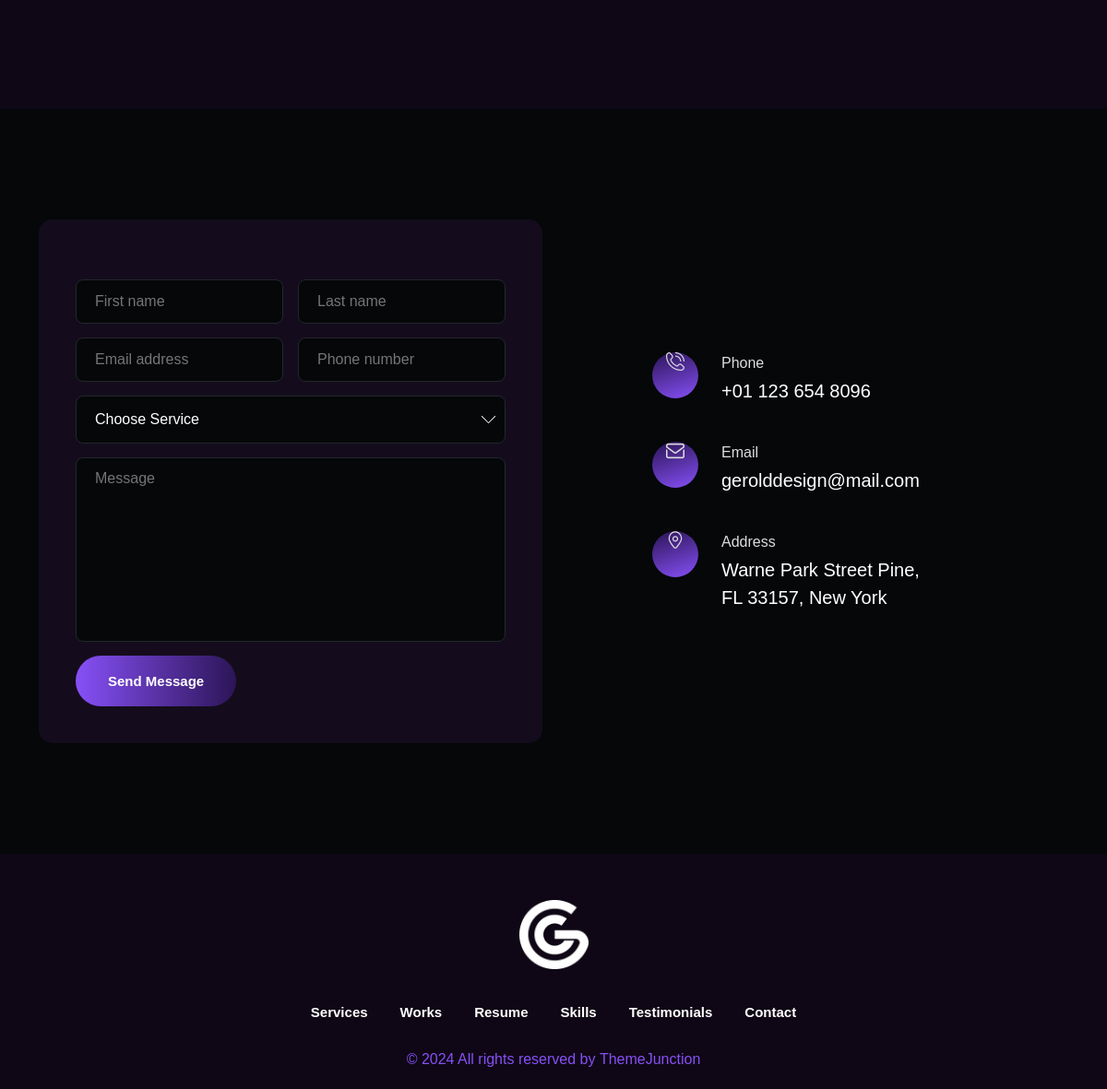
Before: / (lower part) with the older database file.
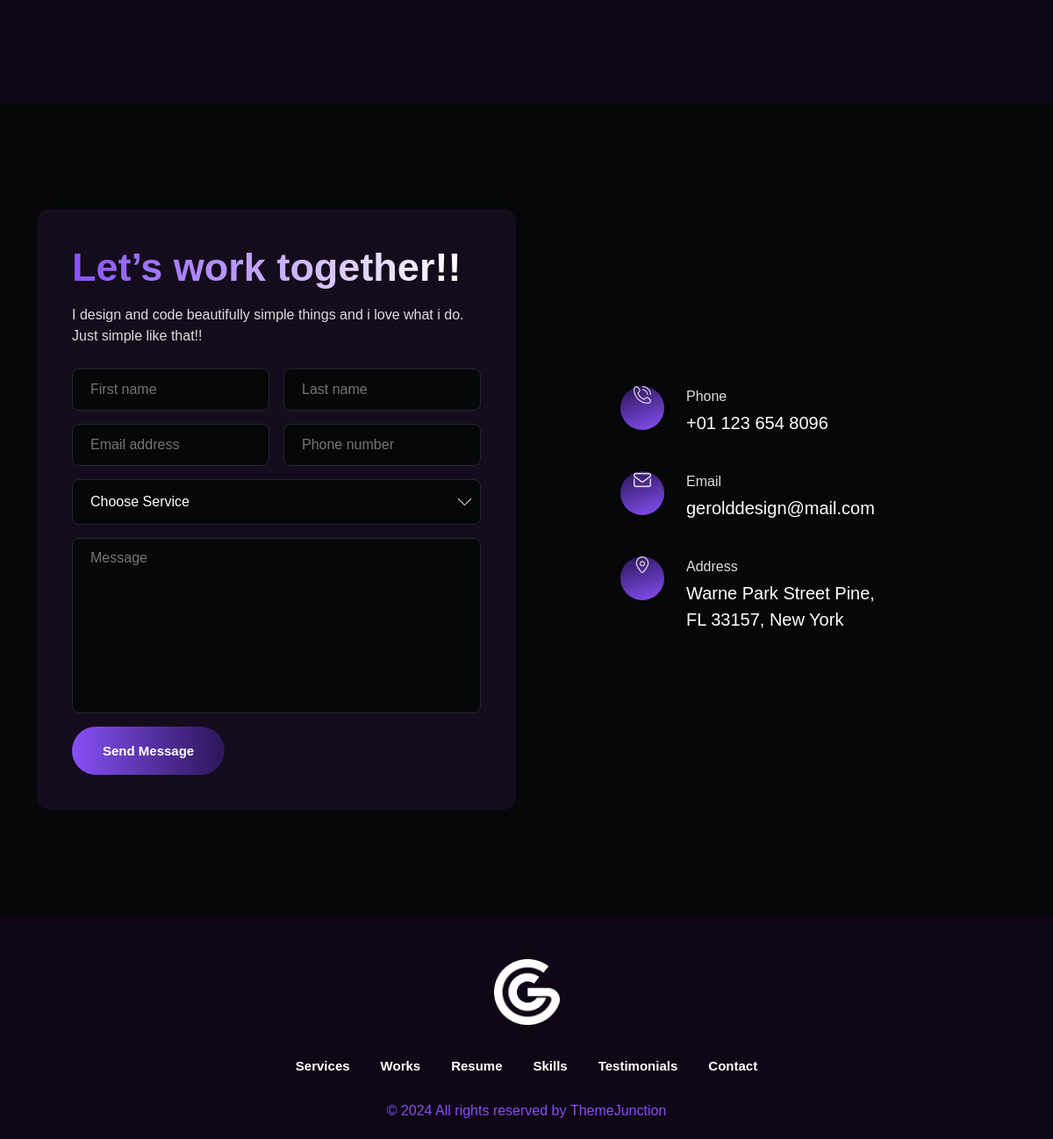
After: the same page with the newer database file.
### backend/models/contact.py (models this page shows, shortened)
class ContactUsHero(models.Model):
    title = models.CharField(max_length=200,default='')
    desc = models.CharField(max_length=300,default='')
    class Meta:
        verbose_name_plural = 'Contact Us Hero'

### backend/views.py (the view, shortened to what this page needs)
# urls.py: path('', HeroView.as_view(), name='index'),
class HeroView(View):
    template_name = 'index.html'
    def get(self, request, *args, **kwargs):
        form = ContactUsForm()
        try:
            heroes = Hero.objects.all()
        except Exception as e:
            print(f"Error fetching heroes: {e}")
            heroes = []
        try:
            service_heroes = ServiceHero.objects.all()
        except Exception as e:
            print(f"Error fetching service heroes: {e}")
            service_heroes = []
        try:
            services = Services.objects.all()
        except Exception as e:
            print(f"Error fetching services: {e}")
            services = []
        try:
            contacts = ContactUsHero.objects.all()
        except Exception as e:
            print(f"Error fetching services: {e}")
            contacts = []
        try:
            servicepopups = [(service, ServicePopUp.objects.filter(service_title=service).first()) for service in services]
        except Exception as e:
            print(f"Error fetching service popups: {e}")
            servicepopups = []
        context = {
            'heroes': heroes,
            'service_heroes': service_heroes,
            'services': services,
            'servicepopups': servicepopups,
            'form':  form,
            'contacts':contacts
        }
        return render(request, self.template_name, context)

### backend/forms.py
class ContactUsForm(forms.ModelForm):
    class Meta:
        model = ContactUs
        fields = ['first_name', 'last_name', 'email', 'phone', 'message', 'service']
        widgets = {
            'service': forms.Select(
                attrs={
                    'class': 'form-control'
                    }
               ),
            }
    def __init__(self, *args, **kwargs):
        super(ContactUsForm, self).__init__(*args, **kwargs)
        self.fields['service'].queryset = Services.objects.all()

### backend/models/services.py (called while the page is built)
    def __str__(self):
        return self.service_title

    def get_list(self):
        return self.Process_list.split(',') if self.Process_list else []

### templates/index.html (shortened to what the changed rows need)
﻿{% load static %}
<!DOCTYPE html>
<html class="no-js" lang="en">
<head>
    <link rel="stylesheet" href="{% static 'assets/css/animate.min.css' %}">
    <link rel="stylesheet" href="{% static 'assets/css/bootstrap.min.css' %}">
    <link rel="stylesheet" href="{% static 'assets/css/font-awesome-pro.min.css' %}">
    <link rel="stylesheet" href="{% static 'assets/css/flaticon_gerold.css' %}">
    <link rel="stylesheet" href="{% static 'assets/css/nice-select.css' %}">
    <link rel="stylesheet" href="{% static 'assets/css/backToTop.css' %}">
    <link rel="stylesheet" href="{% static 'assets/css/owl.carousel.min.css' %}">
    <link rel="stylesheet" href="{% static 'assets/css/odometer-theme-default.css' %}">
    <link rel="stylesheet" href="{% static 'assets/css/magnific-popup.css' %}">
    <link rel="stylesheet" href="{% static 'assets/css/main.css' %}">
    <link rel="stylesheet" href="{% static 'assets/css/light-mode.css' %}">
    <link rel="stylesheet" href="{% static 'assets/css/responsive.css' %}">
</head>
<body>
    <main class="site-content" id="content">
        <section class="contact-section" id="contact-section">
            <div class="container">
                <div class="row">
                    <div class="col-lg-6 col-md-7 order-2 order-md-1">
                        <div class="contact-form-box wow fadeInLeft" data-wow-delay=".3s">
                            <div class="section-header">
                                {% for c in contacts %}
                                <h2 class="section-title">{{c.title}}</h2>
                                <p>{{c.desc}}</p>
                                {% endfor %}
                            </div>
                        </div>
                    </div>
                </div>
            </div>
        </section>
    </main>
</body>
</html>

Changed rows visible on the page:
added ContactUsHero: title "Let’s work together!!", desc "I design and code beautifully simple things and i love what i do. Just simple like that!!"
